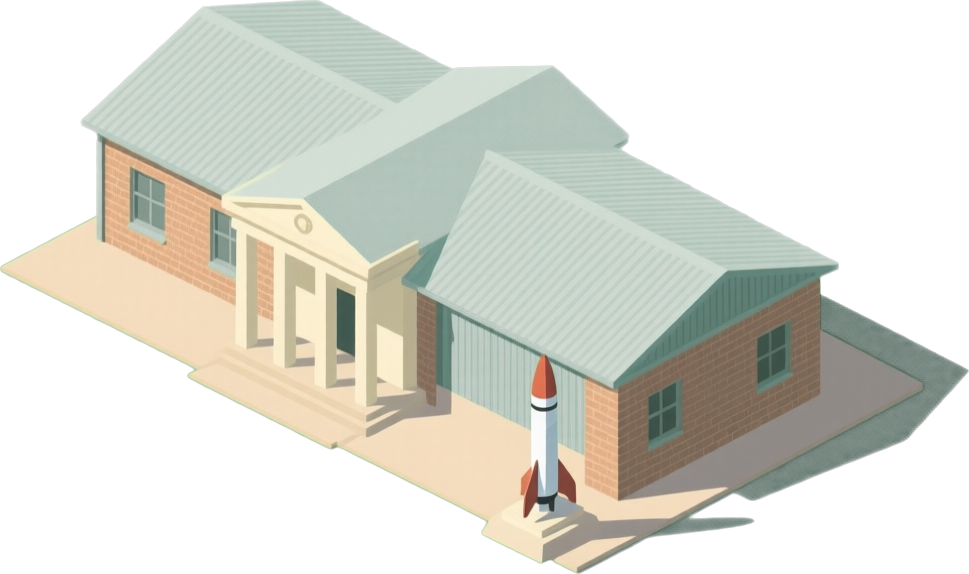
#> input picture game/assets/art/spaceport/cwth/building_museum.png, 969 x 574 px, given in place of background_spring.png, which was not available
$ python -i spaceport_layout.py   (imports and definitions only)
#> lines starting #> are read from the running program, lines starting #| are printed output that depends on the picture; after the words box and inside, x2 and y2 are one past the last pixel; in counts of white or black regions, pixels touching at a corner belong together; pictures that were not available may be replaced by others from this repository, and a replacement may not be noted
#!/usr/bin/env python3
"""Lay out the spaceport buildings on each side's painting so they sit on clear ground,
beside the roads, at a size that matches their depth in the scene.

    python3 -I tools/spaceport_layout.py            # write the per-side layout + previews
    python3 -I tools/spaceport_layout.py --preview-only

For each side it reads the spring background and every building cutout, builds a mask of
what a building's base must not stand on (roads, tracks, water, sky, the foreground and
the UI bars), then places buildings in priority order: each starts at an intended spot
(INTENT below, hand-chosen per painting) and moves to the nearest valid position, scored
for staying close to that intent and close to (but off) a road. Width shrinks toward the
horizon; height comes from the cutout's own aspect, so the hotspot box and the drawn
building agree exactly. Output: the "sides" block of game/data/ui/spaceport_layout.json
(x, y, w, h per building id, as canvas fractions) and preview PNGs in the scratch folder
given by --preview-dir (default reference/layout_preview/).
"""

import argparse
import json
import math
from pathlib import Path

import numpy as np
from PIL import Image, ImageDraw

ROOT = Path(__file__).resolve().parent.parent
GAME = ROOT / "game"
LAYOUT = GAME / "data" / "ui" / "spaceport_layout.json"
W, H = 960, 540                      # analysis resolution (half the design canvas)

# Width at the front of the scene, as a fraction of the canvas width. Shrinks with depth.
BASE_W = {
    "administration": 0.165, "programs": 0.155, "research": 0.115,
    "astronaut_complex": 0.165, "training": 0.135, "vab": 0.175,
    "mission_control": 0.13, "museum": 0.155, "intelligence": 0.095,
    "pad_1": 0.17, "pad_2": 0.17, "pad_3": 0.17, "runway": 0.22,
}
# Placement order: big and fussy first.
ORDER = ["pad_1", "pad_2", "pad_3", "vab", "mission_control", "administration", "research",
         "programs", "astronaut_complex", "training", "museum", "intelligence", "runway"]

# Intended spot per side: (x, bottom-y) as canvas fractions, chosen by looking at the
# paintings. The solver moves each building to the nearest clear ground.
INTENT = {
    # Cape Canaveral. The main road runs from the west edge down to the crossroads at the
    # bottom right; the HQ campus straddles it, operations sit inland of the launch field,
    # the pads march up the coast, the museum faces the crossroads.
    "usa": {
        "pad_1": (0.58, 0.555), "pad_2": (0.72, 0.60), "pad_3": (0.86, 0.645),
        "vab": (0.62, 0.69), "mission_control": (0.47, 0.775),
        "administration": (0.17, 0.72), "research": (0.31, 0.655), "programs": (0.30, 0.835),
        "astronaut_complex": (0.12, 0.925), "training": (0.45, 0.93),
        "museum": (0.88, 0.915), "intelligence": (0.72, 0.84),
        "runway": (0.72, 0.70),
    },
    # Baikonur. A dirt track crosses the steppe; the paved road runs from the town out to
    # the east. Town on the left, assembly and control by the road, pads out on the plain.
    "ussr": {
        "pad_1": (0.55, 0.535), "pad_2": (0.70, 0.55), "pad_3": (0.85, 0.565),
        "vab": (0.62, 0.69), "mission_control": (0.40, 0.765),
        "administration": (0.15, 0.62), "research": (0.33, 0.605), "programs": (0.25, 0.80),
        "astronaut_complex": (0.11, 0.835), "training": (0.56, 0.835),
        "museum": (0.81, 0.745), "intelligence": (0.95, 0.70),
        "runway": (0.60, 0.53),
    },
    # Woomera. Two dirt roads cross in the middle of the red plain, a salt lake beyond.
    # Pads stand in a line out toward the lake behind the crossroads; offices in the left
    # quarter, assembly and control in the right, crew facilities and museum in front.
    "cwth": {
        "pad_1": (0.45, 0.62), "pad_2": (0.57, 0.575), "pad_3": (0.68, 0.535),
        "vab": (0.76, 0.70), "mission_control": (0.91, 0.69),
        "administration": (0.12, 0.70), "research": (0.25, 0.64), "programs": (0.37, 0.725),
        "astronaut_complex": (0.40, 0.90), "training": (0.62, 0.90),
        "museum": (0.84, 0.91), "intelligence": (0.95, 0.60),
    },
}
# Hand-placed positions that bypass the solver: (centre x, centre y of the cutout) as canvas
# fractions. Cape pads 2 and 3 stand in an evenly spaced line behind pad 1 up the coast,
# as marked by the player on the painting.
FIXED = {
    "usa": {"pad_2": (0.726, 0.457), "pad_3": (0.887, 0.420)},
    "ussr": {},
    "cwth": {},
}
# Hand-placed boxes that replace the solver for a whole side: (x, y, w, h) as canvas
# fractions, each the full trimmed cutout. All three sites follow the player's mock-ups of
# 2026-10-13/14 (the Cape redone at one camera angle on 2026-10-15) (measured by template-matching the cutouts in them), with buildings that
# fell under the bottom bar lifted to end at 0.945; "flag" moves the flag.
MANUAL = {
    "usa": {
        "vab": (0.3682, 0.1741, 0.1313, 0.1861),
        "mission_control": (0.5911, 0.4491, 0.1000, 0.1259),
        "administration": (0.4448, 0.5769, 0.1307, 0.1509),
        "research": (0.5911, 0.6907, 0.1260, 0.1685),
        "programs": (0.3297, 0.6139, 0.0891, 0.1028),
        "astronaut_complex": (0.0813, 0.6139, 0.1469, 0.1694),
        "training": (0.2302, 0.4056, 0.1208, 0.1333),
        "museum": (0.2745, 0.7880, 0.1260, 0.1537),
        "intelligence": (0.4865, 0.4352, 0.0729, 0.0972),
        "memorial": (0.5443, 0.8926, 0.0370, 0.0500),
        "pad_1": (0.6453, 0.3380, 0.0917, 0.1213),
        "pad_2": (0.7464, 0.4602, 0.0969, 0.1278),
        "pad_3": (0.8406, 0.6139, 0.1021, 0.1352),
        "runway": (0.1349, 0.2380, 0.0792, 0.0833),
        "flag": (0.5016, 0.8213, 0.0312, 0.0537),
        "capital": (0.6776, 0.1647, 0.0302, 0.0409),
        "moon": (0.0781, 0.0370, 0.0448, 0.0796),
    },
    "ussr": {
        "vab": (0.0125, 0.2843, 0.1719, 0.2157),
        "mission_control": (0.5016, 0.2843, 0.0677, 0.0889),
        "research": (0.6797, 0.2481, 0.1719, 0.2241),
        "astronaut_complex": (0.4422, 0.4259, 0.1344, 0.1602),
        "training": (0.2724, 0.4333, 0.1115, 0.1380),
        "programs": (0.1250, 0.5185, 0.1281, 0.1352),
        "intelligence": (0.0203, 0.6583, 0.0688, 0.0926),
        "memorial": (0.7385, 0.5435, 0.0307, 0.0741),
        "administration": (0.7797, 0.6176, 0.1609, 0.1963),
        "museum": (0.5693, 0.6722, 0.1167, 0.1574),
        "pad_3": (0.1958, 0.0426, 0.0365, 0.0667),
        "pad_2": (0.3224, 0.0435, 0.0406, 0.0750),
        "pad_1": (0.4792, 0.0509, 0.0729, 0.1343),
        "flag": (0.7385, 0.7685, 0.0187, 0.0324),
        "runway": (0.2109, 0.2093, 0.0714, 0.0713),
        # Baikonur's domed horizon leaves only a thin band of sky on screen, deepest at the
        # edges: the Kremlin stands small on the far-left horizon, the Moon in the top-right sky,
        # both starting below the top bar (which overlays the painting's first 48 px).
        "capital": (0.0120, 0.0500, 0.0165, 0.0540),
        "moon": (0.9600, 0.0490, 0.0260, 0.0460),
    },
    "cwth": {
        "vab": (0.4578, 0.1398, 0.1219, 0.1389),
        "mission_control": (0.5682, 0.3037, 0.0656, 0.0926),
        "astronaut_complex": (0.1052, 0.7259, 0.0964, 0.1157),
        "training": (0.3224, 0.7380, 0.1010, 0.1037),
        "memorial": (0.5458, 0.5620, 0.0292, 0.0352),
        "runway": (0.2266, 0.2981, 0.0948, 0.0981),
        "research": (0.4469, 0.4111, 0.0714, 0.0926),
        "administration": (0.6698, 0.6426, 0.1089, 0.1278),
        "programs": (0.5349, 0.8074, 0.0797, 0.0926),
        "intelligence": (0.8354, 0.4278, 0.0526, 0.0694),
        "museum": (0.6922, 0.4759, 0.0984, 0.1037),
        "flag": (0.7875, 0.6963, 0.0125, 0.0370),
        "pad_1": (0.3391, 0.0833, 0.0625, 0.1139),
        "pad_2": (0.1896, 0.0704, 0.0521, 0.0954),
        "pad_3": (0.0521, 0.0574, 0.0516, 0.0944),
        "capital": (0.8950, 0.1900, 0.0300, 0.1001),
        "moon": (0.7800, 0.0500, 0.0450, 0.0800),
    },
}
# Sites painted as one scene: an unbuilt building shows bare ground, not a plot outline.
NO_PLOTS = {"usa", "ussr", "cwth"}
FRONT_Y = {"usa": 0.93, "ussr": 0.84, "cwth": 0.93}    # below this is foreground (dunes, scrub mound)
GAP = 8                                 # pixels at analysis scale between buildings


def avoid_mask(side: str, img: np.ndarray, horizon: float) -> np.ndarray:
    r, g, b = img[..., 0], img[..., 1], img[..., 2]
    mx, mn = img.max(-1), img.min(-1)
    sat = mx - mn
    road = (sat < 22) & (mx > 150)
    if side == "ussr":
        road |= (r > g) & (g > b) & (r - b > 35) & (r - b < 90) & (mx > 170)
        road |= (r > g + 10) & (g > b) & (mx < 150) & (r - b > 30)   # brown earth
    if side == "cwth":
        road |= _pale_track(r, g, b)
    water = (b > r + 25) & (b > g)
    m = road | water
    ys = np.arange(H)[:, None] / H
    m |= ys < horizon + 0.03
    m |= ys > FRONT_Y[side]
    m |= ys > (1080 - 56) / 1080 - 0.005          # bottom bar
    return m


# [9 lines left out: function road_only, not called in this run]


def _pale_track(r, g, b):
    """Woomera's dirt roads: pale peach against the red earth."""
    return (r > 225) & (g > 170) & (b > 140) & (r - b > 30)


def horizon_of(img: np.ndarray) -> float:
    r, g, b = img[..., 0], img[..., 1], img[..., 2]
    sky = (b > r + 25) & (b > g)
    rows = sky.mean(1)
    for i, v in enumerate(rows):
        if v < 0.5:
            return i / H
    return 0.4


# [37 lines left out: functions distance_to, cutout_for, size_at, not called in this run]


def solve(side: str) -> dict:
    if side in MANUAL:
        bg = Image.open(GAME / "assets" / "art" / "spaceport" / side / "background_spring.png").convert("RGB").resize((W, H))
        boxes = {k: {"x": v[0], "y": v[1], "w": v[2], "h": v[3]} for k, v in MANUAL[side].items()}
        flag = boxes.pop("flag", None)
        out = {"horizon": round(horizon_of(np.asarray(bg).astype(int)), 3), "buildings": boxes}
        if flag:
            out["flag"] = flag
        return out
    bg = Image.open(GAME / "assets" / "art" / "spaceport" / side / "background_spring.png").convert("RGB").resize((W, H))
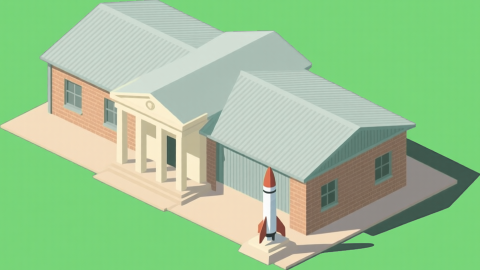
#> bg: PIL image 960x540 RGB (shown at 1/2 size); mean R, G, B 154, 197.4, 146.4
    img = np.asarray(bg).astype(int)
    horizon = horizon_of(img)
#> in horizon_of, `r, g, b = img[..., 0], img[..., 1], img[..., 2]`:
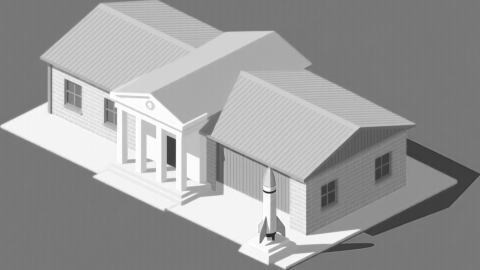
#> r: shape (540, 960) int64 (shown at 1/2 size); min 35, max 255, mean 154
#> in horizon_of, `r, g, b = img[..., 0], img[..., 1], img[..., 2]`:
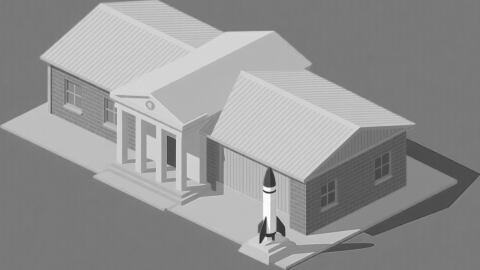
#> b: shape (540, 960) int64 (shown at 1/2 size); min 44, max 255, mean 146.4
#> in horizon_of, `sky = (b > r + 25) & (b > g)`:
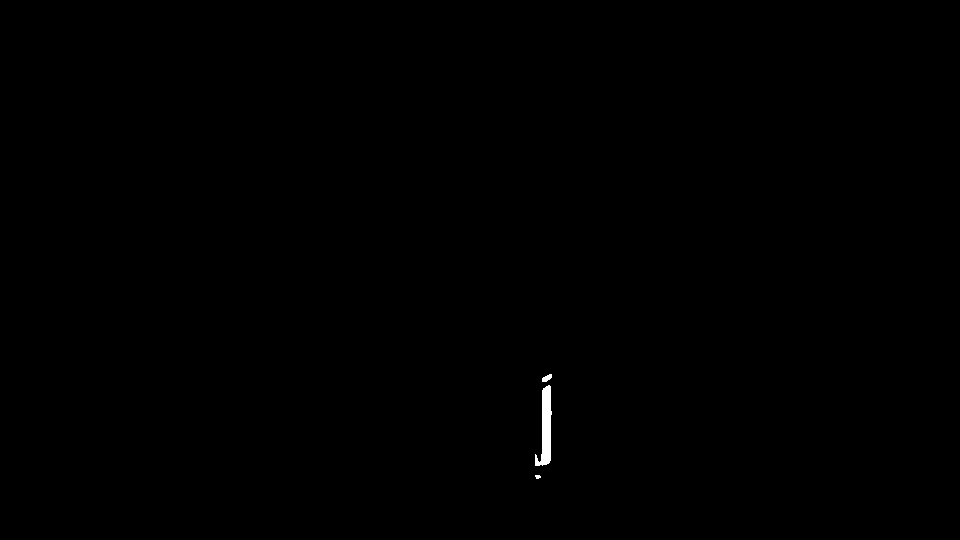
#> sky: shape (540, 960) bool; 0.16% white; 3 white regions (1 under 20 px), largest, box (x1, y1, x2, y2) and area: (535, 385, 552, 466) 756, (542, 374, 552, 382) 52
#> in horizon_of, `rows = sky.mean(1)`: rows = 540 values, max 0.0156 at index 462, min 0 at index 0, mean 0.0016
#> the loop in horizon_of, `for i, v in enumerate(rows):` made 1 pass
#> v on pass 1: 0
#> horizon = 0
    avoid = avoid_mask(side, img, horizon)
#> in avoid_mask, `mx, mn = img.max(-1), img.min(-1)`:
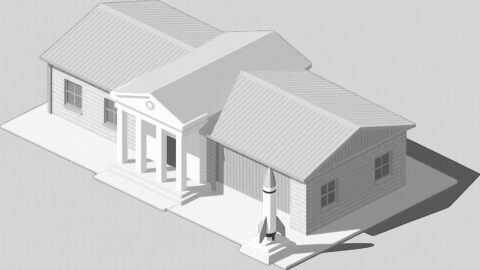
#> mx: shape (540, 960) int64 (shown at 1/2 size); min 44, max 255, mean 202.1
#> in avoid_mask, `sat = mx - mn`:
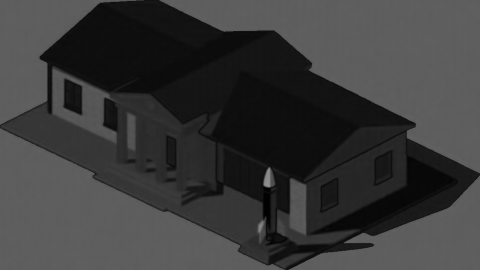
#> sat: shape (540, 960) int64 (shown at 1/2 size); min 0, max 147, mean 58.8
#> in avoid_mask, `m |= ys < horizon + 0.03`:
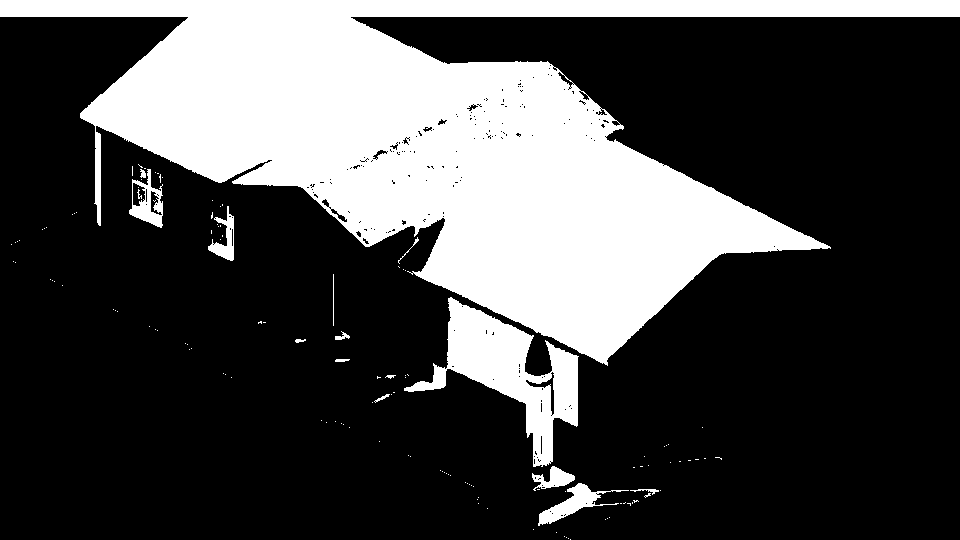
#> m: shape (540, 960) bool; 28.3% white; 133 white regions (117 under 20 px), largest, box (x1, y1, x2, y2) and area: (0, 0, 960, 366) 132871, (404, 297, 579, 467) 9962, (538, 483, 629, 526) 1112
    road_d = distance_to(road_only(side, img) & (np.arange(H)[:, None] / H > horizon + 0.02))
    taken = np.zeros((H, W), dtype=bool)
    out = {}
    for bid in ORDER:
        cut = cutout_for(side, bid)
        bbox = cut.getchannel("A").point(lambda v: 255 if v > 40 else 0).getbbox()
        cw, chh = (bbox[2] - bbox[0], bbox[3] - bbox[1]) if bbox else cut.size
        aspect = chh / cw
        ix, iy = INTENT[side][bid]
        if bid in FIXED[side]:
            fx, fy = FIXED[side][bid]
            by = fy
            for _ in range(6):                     # base y and size depend on each other
                w, h = size_at(side, bid, by, horizon, aspect)
                by = fy + h / 2
            x0, y0 = fx - w / 2, by - h
            taken[max(0, int(y0 * H)):int(by * H), max(0, int(x0 * W)):int((x0 + w) * W)] = True
            out[bid] = {"x": round(x0, 4), "y": round(y0, 4), "w": round(w, 4), "h": round(h, 4)}
            continue
        best = None
        # Widen the search in stages, then allow the building to shrink a little, rather
        # than ever falling back onto a neighbour.
        for rx, ry, shrink in [(0.05, 0.035, 1.0), (0.09, 0.06, 0.92), (0.14, 0.08, 0.84), (0.20, 0.10, 0.76)]:
            for dy in np.linspace(-ry, ry, 31):
                for dx in np.linspace(-rx, rx, 41):
                    cx, by = ix + dx, iy + dy
                    w, h = size_at(side, bid, by, horizon, aspect)
                    w, h = w * shrink, h * shrink
                    x0, x1 = cx - w / 2, cx + w / 2
                    y0 = by - h
                    if x0 < 0.01 or x1 > 0.99 or y0 < horizon - 0.02 or by > FRONT_Y[side]:
                        continue
                    px0, px1 = int(x0 * W), int(x1 * W)
                    py1 = int(by * H)
                    base_top = int((by - h * 0.32) * H)        # the footprint: lower third
                    if px1 <= px0 or py1 <= base_top:
                        continue
                    if avoid[base_top:py1, px0:px1].mean() > 0.02:
                        continue
                    gy0, gy1 = max(0, int(y0 * H) - GAP), min(H, py1 + GAP)
                    gx0, gx1 = max(0, px0 - GAP), min(W, px1 + GAP)
                    if taken[gy0:gy1, gx0:gx1].any():
                        continue
                    if bid in ("pad_2", "pad_3"):
                        prev = out.get("pad_1" if bid == "pad_2" else "pad_2")
                        if prev and cx < prev["x"] + prev["w"] * 0.9:
                            continue
                    dist = road_d[min(H - 1, py1 + 2), min(W - 1, int(cx * W))] if bid != "intelligence" else 30
                    road_pen = 0.0 if 6 <= dist <= 45 else (abs(dist - 25) / 25.0)
                    score = math.hypot(dx * 1.6, dy * 3.0) * 10 + road_pen * (2.0 if bid.startswith("pad_") else 1.0) + (1 - shrink) * 20
                    if best is None or score < best[0]:
                        best = (score, x0, y0, w, h)
            if best is not None:
                break
        if best is None:
            raise SystemExit(f"{side}: nowhere to put {bid}; adjust INTENT or BASE_W")
        _, x0, y0, w, h = best
        taken[max(0, int(y0 * H)):int((y0 + h) * H), max(0, int(x0 * W)):int((x0 + w) * W)] = True
        out[bid] = {"x": round(x0, 4), "y": round(y0, 4), "w": round(w, 4), "h": round(h, 4)}
    return {"horizon": round(horizon, 3), "buildings": out}


# [39 lines left out: functions preview, main, not called in this run]


# [2 lines not run here, left out]

#> (the run stopped early here; a loop or call above may not have finished)

$ run again, on game/assets/art/spaceport/usa/building_mission_control.png
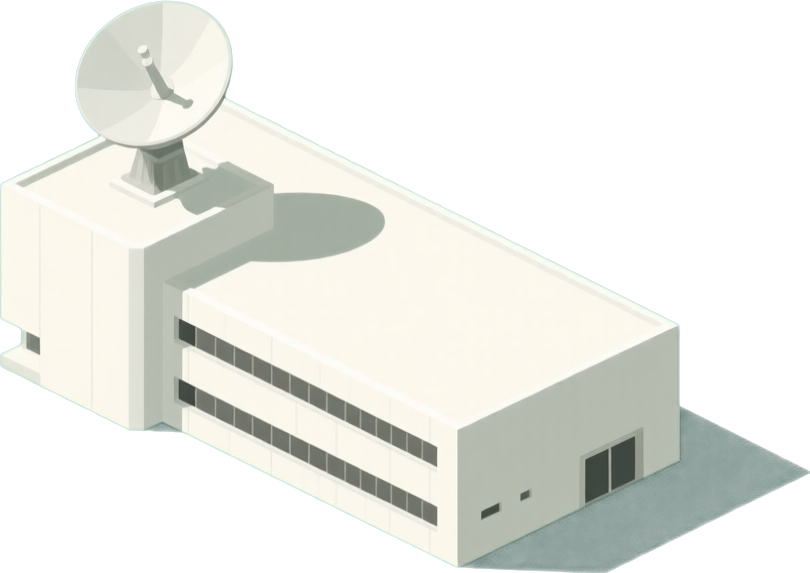
#> input picture game/assets/art/spaceport/usa/building_mission_control.png, 810 x 573 px, given in place of background_spring.png, which was not available
#> in horizon_of, `r, g, b = img[..., 0], img[..., 1], img[..., 2]`:
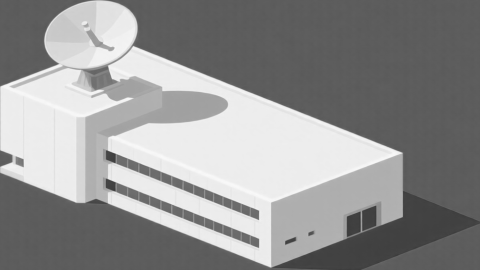
#> b: shape (540, 960) int64 (shown at 1/2 size); min 53, max 249, mean 145.5
#> sky: shape (540, 960) bool; every value is 0
#> rows = 540 values from 0 to 0
#> the loop in horizon_of, `for i, v in enumerate(rows):` made 1 pass
#> v on pass 1: 0
#> horizon = 0
#> road: shape (540, 960) bool; 43% white; 3 white regions (2 under 20 px), largest, box (x1, y1, x2, y2) and area: (1, 1, 806, 534) 223098
#> in avoid_mask, `m |= ys < horizon + 0.03`:
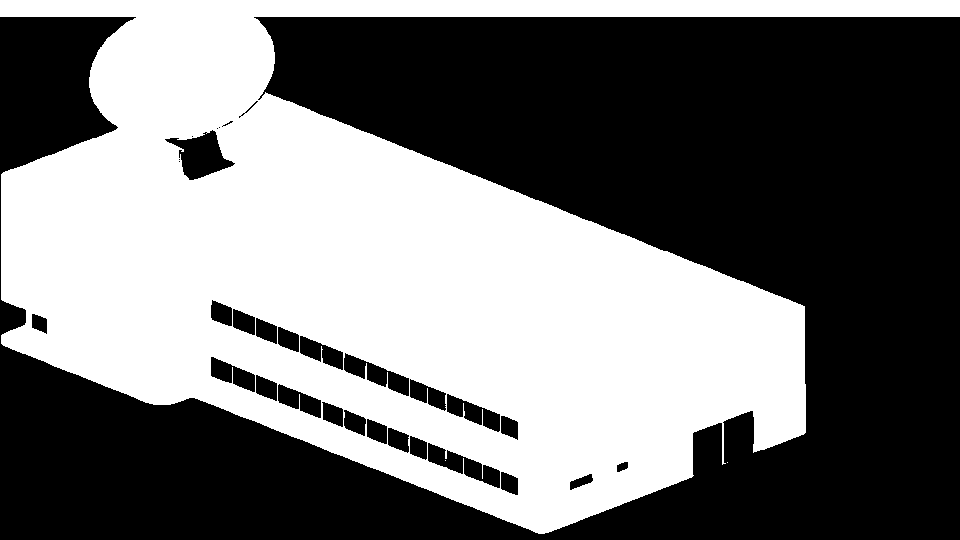
#> m: shape (540, 960) bool; 45.9% white; 3 white regions (2 under 20 px), largest, box (x1, y1, x2, y2) and area: (0, 0, 960, 534) 238141
